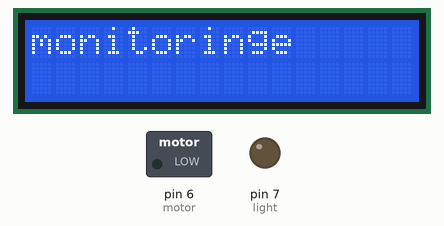
The sketch below on a simulated Arduino Uno, built with avr-gcc and run on an emulated ATmega328P. Parts: 16×2 character LCD, switched loads named in the sketch (green lamp = pin HIGH), output pins drawn as LEDs (lit = HIGH). What the sketch prints to the serial monitor is not drawn.

Above: at 0.1 s.
At 17.6 s:
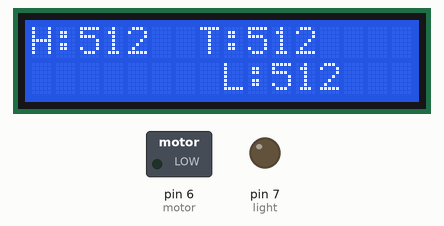
At 32.3 s:
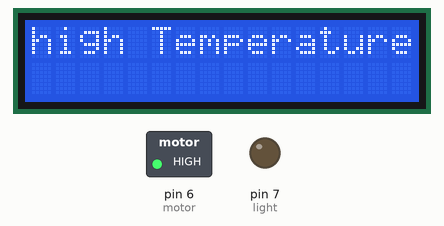
At 35.3 s:
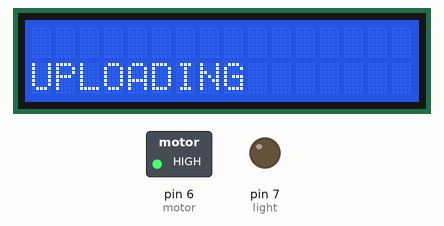
Timing chart, 0 to 36.8 s (numbered marks = the images above):
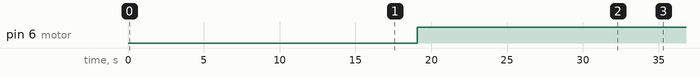

Measured:
- by itself, pin 6 (motor): LOW → HIGH at 19.1 s
- what the display in image 1 shows lasts 0.5 s, from 17.6 s to 18.1 s
- what the display in image 2 shows lasts 3.0 s, from 32.3 s to 35.3 s

The sketch:

code.ino
```cpp
#include <SoftwareSerial.h>//iot
#include <LiquidCrystal.h>//lcd
LiquidCrystal lcd(13,12,11,10,9,8);//lcd pins
int soil = A0;
int tem = A1;
int ldr =A2;
int light=7;
int motor=6;
char res[130];
void upload1(unsigned char *chr,unsigned char *chr1,unsigned char *chr2,unsigned char *chr3);
void serialFlush(){
  while(Serial.available() > 0) {
    char t = Serial.read();
  }
}
const char* ssid = "greenhouse";
const char* password = "greenhouse";
int T;
int tt;
void setup() {
  // put your setup code here, to run once:
   pinMode(tem,INPUT);
   pinMode(soil,INPUT);
   pinMode(ldr,INPUT);
    pinMode(light,OUTPUT);
pinMode(motor,OUTPUT);
     digitalWrite(light,LOW);
       digitalWrite(motor,LOW);
  Serial.begin(9600);
  lcd.begin(16,2);
  lcd.clear();lcd.setCursor(0, 0);lcd.print("Green house");
  lcd.setCursor(0, 0);lcd.print("monitoring");
  Serial.println("Green house monitoring system");
  delay(1000);


  Serial.println("ATE0");
  Serial.println("ATE0"); delay(1000);
  Serial.println("AT");
  Serial.println("AT"); delay(1000);

  lcd.clear();lcd.setCursor(0, 0);lcd.print("CONNECTING");
 delay(1000);
  Serial.println("AT+CWMODE=1"); delay(1000);
  Serial.println("AT+CWMODE=1"); delay(1000);
  serialFlush(); delay(1000);
  Serial.print("AT+CWJAP=\""); delay(1000);
  Serial.print("AT+CWJAP=\""); delay(1000);
  Serial.print(ssid); delay(1000);
  Serial.print(ssid); delay(1000);
  Serial.print("\",\""); delay(1000);
  Serial.print("\",\"");
  Serial.print(password); delay(1000);
  Serial.print(password); delay(1000);
  Serial.println("\"");
  Serial.println("\"");
  Serial.println("AT+CIPMUX=1"); delay(1000);
  Serial.println("AT+CIPMUX=1");
  delay(1000);

lcd.clear();lcd.setCursor(0, 0);lcd.print("WAITING");
delay(500);
lcd.clear();lcd.setCursor(0, 0);lcd.print("Connected");
    delay(1000);

}

void loop() {

 int sd =analogRead(soil);
int td =analogRead(tem);
int ld =analogRead(ldr);
  lcd.setCursor(0, 0);lcd.print("H:");lcd.print(sd);lcd.print("    ");
  lcd.setCursor(7, 0);lcd.print("T:");lcd.print(td);lcd.print("    ");
  lcd.setCursor(8, 1);lcd.print("L:");lcd.print(ld);lcd.print("     ");delay(500);


if(sd > 500 )
{
  lcd.clear();
  lcd.setCursor(0, 0);lcd.print("LESS WATER M-ON");
  delay(1000);
  digitalWrite(motor,HIGH);delay(1000);
    upload1(td,sd,ld);
  delay(1000);
  }

  if(td > 500 )
{
  lcd.clear();
  lcd.setCursor(0, 0);lcd.print("high Temperature ");

  delay(1000);
    upload1(td,sd,ld);
  delay(1000);
  }


if(ld > 500 )
{
  lcd.clear();
  lcd.setCursor(0, 0);lcd.print("HIgh Intensity");
  digitalWrite(light,LOW);
  delay(500);
    upload1(td,sd,ld);
  delay(2000);
  }
  else
        {
          digitalWrite(light,HIGH);
           digitalWrite(motor,LOW);
       delay(1000);

          }
delay(1000);

}//loop

char buff[200];
char bf2[100];
void upload1(unsigned char *chr,unsigned char *chr1,unsigned char *chr2)
{
  delay(2000);
  lcd.clear();lcd.setCursor(0, 1);lcd.print("UPLOADING");
  serialFlush();
Serial.println("AT+CIPSTART=4,\"TCP\",\"api.thingspeak.com\",80");
//   Serial.println("AT+CIPSTART=4,\"TCP\",\"embeddedspot.top\",80");
      delay(2000);
      sprintf(buff,"GET https://api.thingspeak.com/update?api_key=RG5QR6MSVHVALQJF&field1=%u&field2=%u&field3=%u&field4=%u&\r\n\r\n",chr,chr1,chr2);
      //sprintf(buff,"GET http://embeddedspot.top/iot/storedata.php?name=sensors010&s1=%u&s2=%u&s3=%u\r\n\r\n",chr,chr1,chr2);
      serialFlush();
      sprintf(bf2,"AT+CIPSEND=4,%u",strlen(buff));
      Serial.println(bf2);

         delay(5000);


          serialFlush();
          Serial.print(buff);
          Serial.print(buff);
              delay(2000);

              Serial.println("AT+CIPCLOSE");
              Serial.println("AT+CIPCLOSE");
              lcd.setCursor(0, 1);lcd.print("UPLOADDED");   lcd.clear();

}
```
